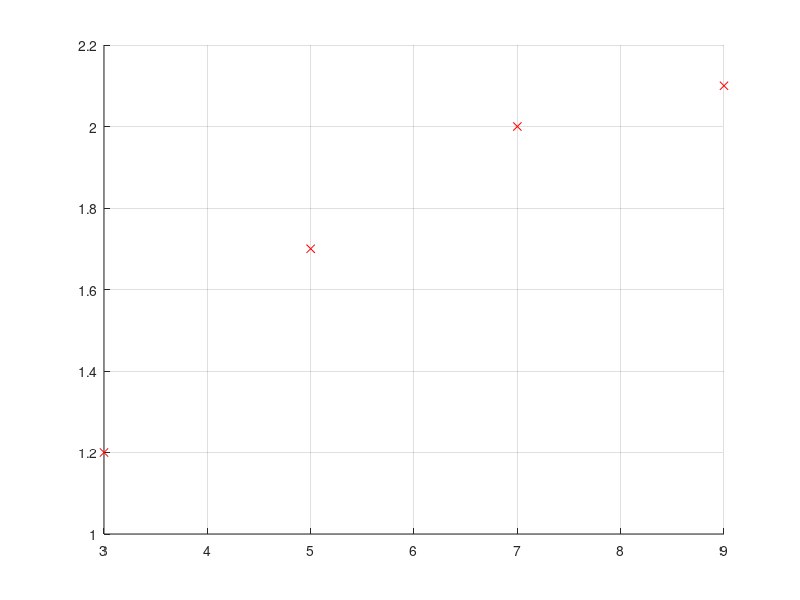

Reproduce this figure in MATLAB. (Note: this script raises an error after producing the figure.)
## a)
x = [3 5 7 9];
y = [1.2 1.7 2.0 2.1];

figure(1);
hold on;
grid on;
for i=1:length(x);
  plot(x(i),y(i),"xr");
endfor

p = lagrange(x,y);

x_1 = 3:0.1:9;
y_1 = polyval(p,x_1);

plot(x_1,y_1,"b");

## b)


